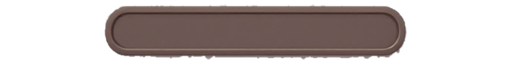
#> input picture src/assets/ui/bar_frame.png, 512 x 64 px
$ python ui_cut.py ../../../src/assets/ui/bar_frame.png ../../../src/assets/ui/coin.png
#> lines starting #> are read from the running program, lines starting #| are printed output that depends on the picture
"""Cut the parts out of a generated UI sheet (parts on a flat grey background) into transparent PNGs.
usage: python ui_cut.py <sheet.png> <out dir> [min area]
The background is the median colour of the sheet's border. Every pixel reachable from the border
through pixels that are the background colour scaled darker (the soft drop shadows the generator
paints under each part) or barely brighter (a background gradient) becomes transparent; what is left is split into
connected parts, each saved as part_<n>.png (numbered left to right, top to bottom, by rows) with a
2-pixel feathered edge. Prints each part's box so you can rename them."""
import sys
from pathlib import Path

import numpy as np
from PIL import Image, ImageFilter
from scipy import ndimage

PAD = 4


def cut(sheet, out, min_area=900):
#> called with sheet = '../../../src/assets/ui/bar_frame.png', out = '../../../src/assets/ui/coin.png', min_area = 900
    im = Image.open(sheet).convert('RGB')
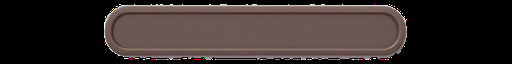
#> im: PIL image 512x64 RGB; mean R, G, B 54.6, 44.9, 42.6
    a = np.asarray(im).astype(int)
    border = np.concatenate([a[0], a[-1], a[:, 0], a[:, -1]])
#> border = 1152 rows, first 8: [0, 0, 0], [0, 0, 0], [0, 0, 0], [0, 0, 0], [0, 0, 0], [0, 0, 0], [0, 0, 0], [0, 0, 0]
    bg = np.median(border, 0)
#> bg = [0, 0, 0]
    # Background or shadow: the background colour scaled darker (a shadow keeps its tint), or a
    # little brighter where the background has a soft gradient, but not as bright as white sticker borders.
    ratio = a / np.maximum(bg, 1)
    k = ratio.mean(2)
    top = 1 + (border.max(0) - bg).max() / bg.mean() + 0.012
#> top = nan
    soft = (ratio.max(2) - ratio.min(2) < 0.07) & (k <= top) & (k > 0.45)
#> soft: shape (64, 512) bool; every value is 0
    lab, _ = ndimage.label(soft)
#> lab: shape (64, 512) int32; every value is 0
    edge = np.unique(np.concatenate([lab[0], lab[-1], lab[:, 0], lab[:, -1]]))
#> edge = [0]
    clear = np.isin(lab, edge[edge > 0])
    solid = ndimage.binary_opening(~clear, iterations=2)
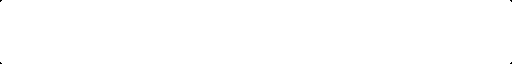
#> solid: shape (64, 512) bool; 100% white; black in thin lines or dots
    solid = ndimage.binary_fill_holes(solid)
    parts, n = ndimage.label(solid)
#> parts: shape (64, 512) int32; values 0 (black) and 1 (white), 100% white; black in thin lines or dots
#> n = 1
    boxes = []
    for i, sl in enumerate(ndimage.find_objects(parts), 1):
        area = (parts[sl] == i).sum()
        if area >= min_area:
            boxes.append((i, sl))
#> this loop made 1 pass
#> (i, area) on pass 1: (1, 32756)
#> after the loop, boxes = 1 item
    # Rows: sort by top, group parts whose vertical centres are close, then left to right.
    boxes.sort(key=lambda b: (b[1][0].start + b[1][0].stop) / 2)
    rows, last = [], None
    for b in boxes:
        cy = (b[1][0].start + b[1][0].stop) / 2
        if last is None or cy - last > 60:
            rows.append([])
        rows[-1].append(b)
        last = cy
#> this loop made 1 pass
#> (cy, last) on pass 1: (32, 32)
#> after the loop, rows = 1 item
    ordered = [b for r in rows for b in sorted(r, key=lambda b: b[1][1].start)]
#> ordered = 1 item
    Path(out).mkdir(parents=True, exist_ok=True)
    alpha = Image.fromarray(((parts > 0) * 255).astype(np.uint8)).filter(ImageFilter.GaussianBlur(0.8))
    rgba = im.copy()
    rgba.putalpha(alpha)
    for k, (i, sl) in enumerate(ordered):
        y0, y1 = max(sl[0].start - PAD, 0), min(sl[0].stop + PAD, a.shape[0])
        x0, x1 = max(sl[1].start - PAD, 0), min(sl[1].stop + PAD, a.shape[1])
        crop = rgba.crop((x0, y0, x1, y1))
        keep = Image.fromarray(((parts[y0:y1, x0:x1] == i) * 255).astype(np.uint8)).filter(ImageFilter.MaxFilter(3))
        crop.putalpha(Image.fromarray(np.minimum(np.asarray(crop.getchannel('A')), np.asarray(keep))))
        p = Path(out) / f'part_{k}.png'
        crop.save(p)
        print(p.name, (x0, y0, x1 - x0, y1 - y0))
#> this loop made 1 pass
#> (i, y0, y1, x0, x1) on pass 1: (1, 0, 64, 0, 512)
#| part_0.png (0, 0, 512, 64)


if __name__ == '__main__':
    cut(sys.argv[1], sys.argv[2], *(int(x) for x in sys.argv[3:]))

$ run again, on src/assets/ui/crystal.png
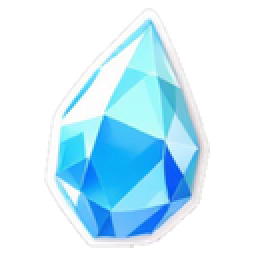
#> input picture src/assets/ui/crystal.png, 128 x 128 px (shown 2 times larger)
#> in cut, `im = Image.open(sheet).convert('RGB')`:
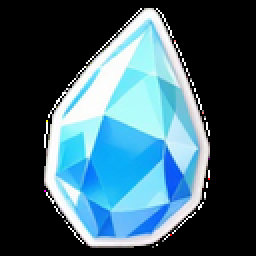
#> im: PIL image 128x128 RGB (shown 2 times larger); mean R, G, B 60.9, 91.3, 104.3
#> border = 512 rows, first 8: [0, 0, 0], [0, 0, 0], [0, 0, 0], [0, 0, 0], [0, 0, 0], [0, 0, 0], [0, 0, 0], [0, 0, 0]
#> bg = [0, 0, 0]
#> in cut, `k = ratio.mean(2)`:
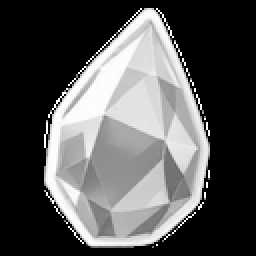
#> k: shape (128, 128) float64 (shown 2 times larger); min 0, max 255, mean 85.5
#> top = nan
#> soft: shape (128, 128) bool; every value is 0
#> lab: shape (128, 128) int32; every value is 0
#> edge = [0]
#> solid: shape (128, 128) bool; 99.9% white; black in thin lines or dots
#> parts: shape (128, 128) int32; values 0 (black) and 1 (white), 99.9% white; black in thin lines or dots
#> n = 1
#> the loop in cut, `for i, sl in enumerate(ndimage.find_objects(parts), 1):` made 1 pass
#> (i, area) on pass 1: (1, 16372)
#> after the loop in cut, `for i, sl in enumerate(ndimage.find_objects(parts), 1):`: boxes = 1 item
#> the loop in cut, `for b in boxes:` made 1 pass
#> (cy, last) on pass 1: (64, 64)
#> the loop in cut, `for k, (i, sl) in enumerate(ordered):` made 1 pass
#> (i, y0, y1, x0, x1) on pass 1: (1, 0, 128, 0, 128)
#> (printed output is left out)

$ run again, on src/assets/ui/hero_ring.png
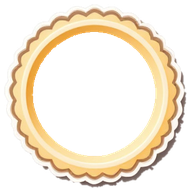
#> input picture src/assets/ui/hero_ring.png, 192 x 192 px
#> in cut, `im = Image.open(sheet).convert('RGB')`:
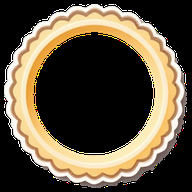
#> im: PIL image 192x192 RGB; mean R, G, B 93.8, 82.1, 63.4
#> border = 768 rows, first 8: [0, 0, 0], [0, 0, 0], [0, 0, 0], [0, 0, 0], [0, 0, 0], [0, 0, 0], [0, 0, 0], [0, 0, 0]
#> bg = [0, 0, 0]
#> in cut, `k = ratio.mean(2)`:
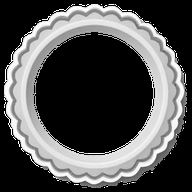
#> k: shape (192, 192) float64; min 0, max 255, mean 79.8
#> top = nan
#> soft: shape (192, 192) bool; every value is 0
#> lab: shape (192, 192) int32; every value is 0
#> edge = [0]
#> solid: shape (192, 192) bool; 100% white; black in thin lines or dots
#> parts: shape (192, 192) int32; values 0 (black) and 1 (white), 100% white; black in thin lines or dots
#> n = 1
#> the loop in cut, `for i, sl in enumerate(ndimage.find_objects(parts), 1):` made 1 pass
#> (i, area) on pass 1: (1, 36852)
#> after the loop in cut, `for i, sl in enumerate(ndimage.find_objects(parts), 1):`: boxes = 1 item
#> the loop in cut, `for b in boxes:` made 1 pass
#> (cy, last) on pass 1: (96, 96)
#> the loop in cut, `for k, (i, sl) in enumerate(ordered):` made 1 pass
#> (i, y0, y1, x0, x1) on pass 1: (1, 0, 192, 0, 192)
#> (printed output is left out)

$ run again, on src/assets/ui/panel.png
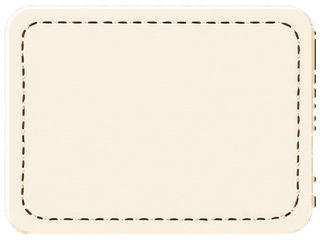
#> input picture src/assets/ui/panel.png, 320 x 240 px
#> in cut, `im = Image.open(sheet).convert('RGB')`:
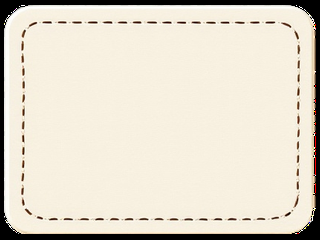
#> im: PIL image 320x240 RGB; mean R, G, B 225, 218, 203.4
#> border = 1120 rows, first 8: [0, 0, 0], [0, 0, 0], [0, 0, 0], [0, 0, 0], [0, 0, 0], [0, 0, 0], [0, 0, 0], [0, 0, 0]
#> bg = [0, 0, 0]
#> in cut, `k = ratio.mean(2)`:
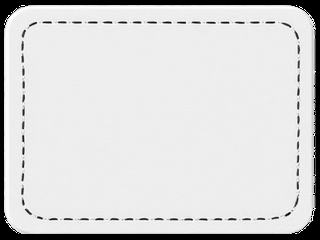
#> k: shape (240, 320) float64; min 0, max 255, mean 215.5
#> top = nan
#> soft: shape (240, 320) bool; every value is 0
#> lab: shape (240, 320) int32; every value is 0
#> edge = [0]
#> solid: shape (240, 320) bool; 100% white; black in thin lines or dots
#> parts: shape (240, 320) int32; values 0 (black) and 1 (white), 100% white; black in thin lines or dots
#> n = 1
#> the loop in cut, `for i, sl in enumerate(ndimage.find_objects(parts), 1):` made 1 pass
#> (i, area) on pass 1: (1, 76788)
#> after the loop in cut, `for i, sl in enumerate(ndimage.find_objects(parts), 1):`: boxes = 1 item
#> the loop in cut, `for b in boxes:` made 1 pass
#> (cy, last) on pass 1: (120, 120)
#> the loop in cut, `for k, (i, sl) in enumerate(ordered):` made 1 pass
#> (i, y0, y1, x0, x1) on pass 1: (1, 0, 240, 0, 320)
#> (printed output is left out)
